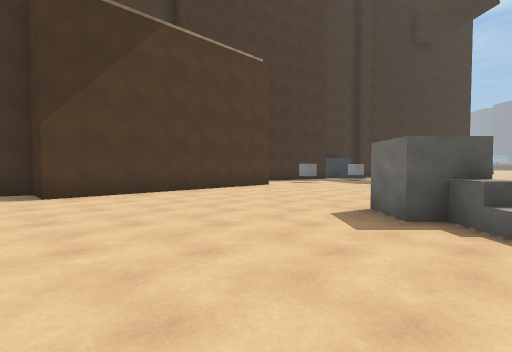
[1] (above)

16 first-person views from a walk through a Unity game level. The camera is 1.3 m above the floor, tilts 2° down and sees 85° across. The floor is counted in squares, 2 m on a side. Each view is taken from the middle of a square. On the plan, view 1 faces up. The plan holds only what a view shows up to about 9 squares ahead; the rest is blank. The place goes on beyond the plan. The player is left out. Some surface patterns are stand-ins.

[2]
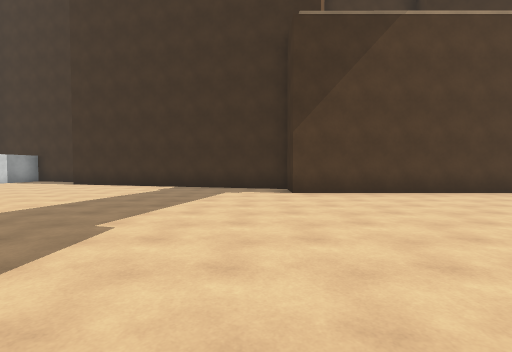

[3]
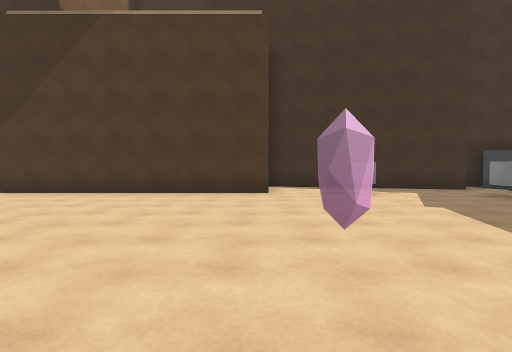

[4]
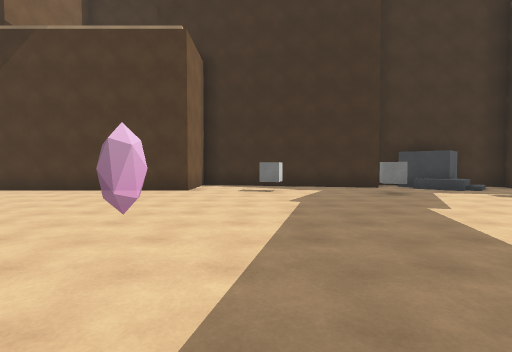

[5]
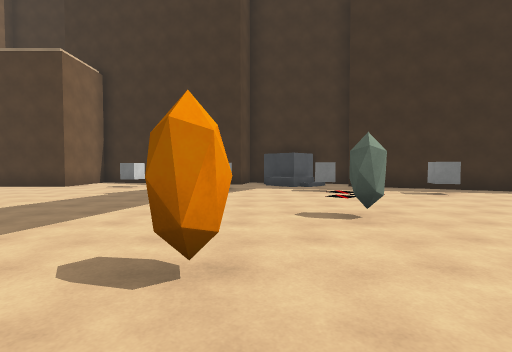

[6]
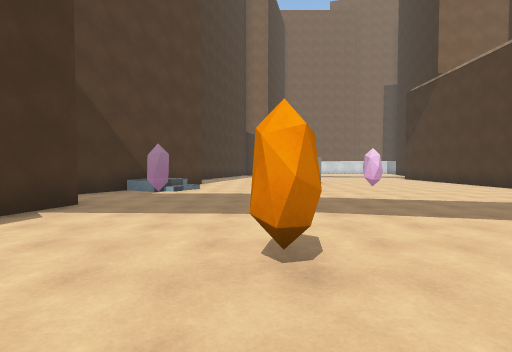

[7]
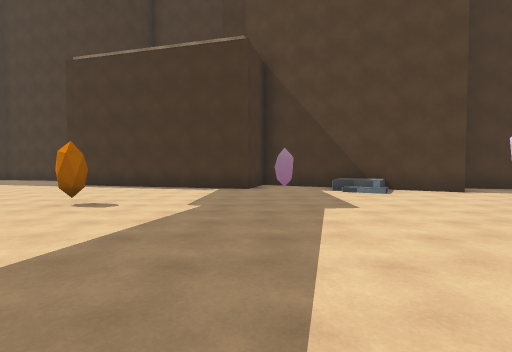

[8]
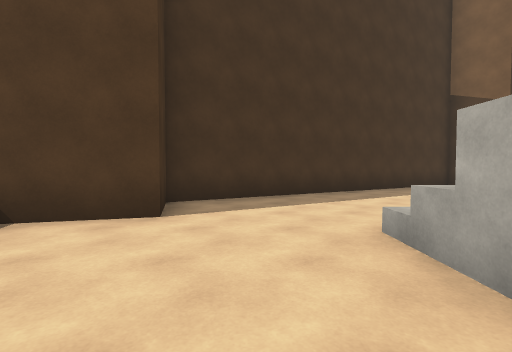

[9]
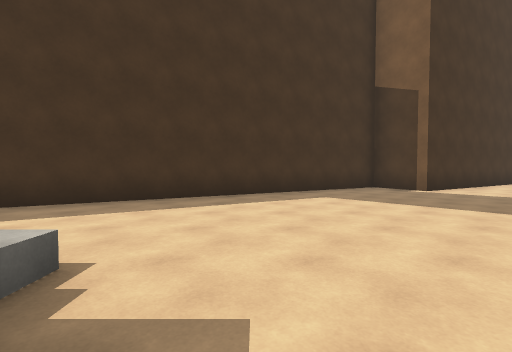

[10]
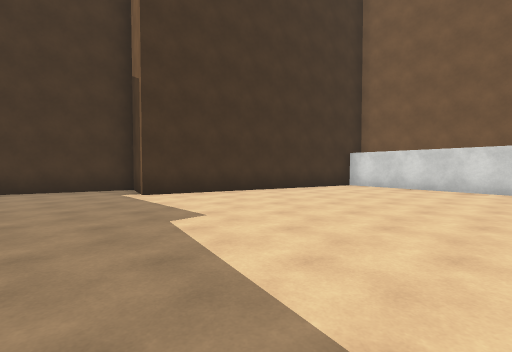

[11]
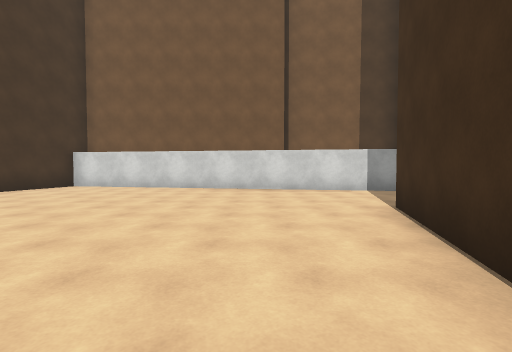

[12]
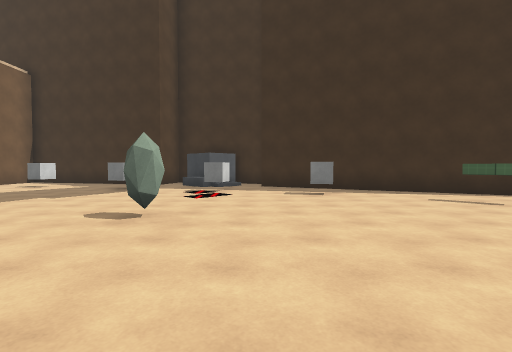

[13]
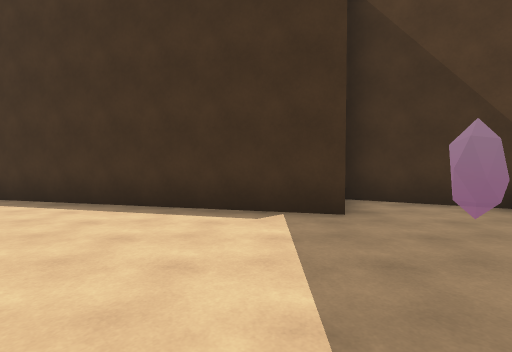

[14]
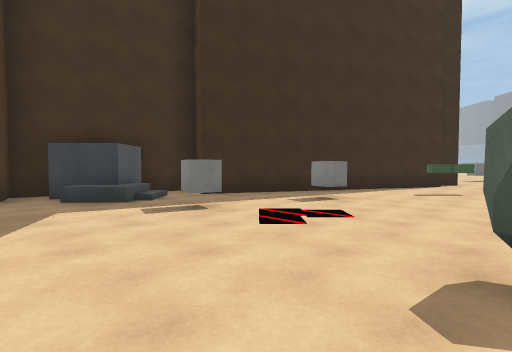

[15]
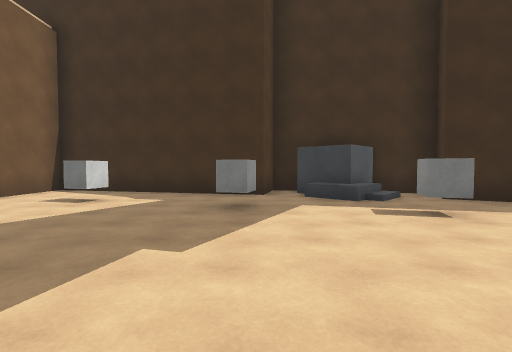

[16]
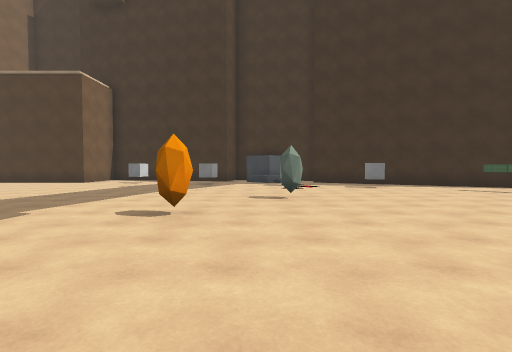

### Floor plan
Key: @ floor where view 1 was taken; # wall or solid block; . floor; / step, stairs or slope; O other object.
Columns run from 13 left of view 1 to 13 right of it. Each row starts with its distance up from view 1.
 19                          ##
 18                   ########.
 17                   #.##.....
 16                 ###/..O....
 15                 #. ........
 14               ###...O......
 13             ###...O..//....
 12             #.........##...
 11             #..O......##...
 10             ##.............
  9            ##..........O...
  8           ##...............
  7        ####................
  6       ##.#...............##
  5     ###.................##
  4   ###..........O.......##
  3  ##............OO.../O..#
  2 ....................#####
  1 ...................##
  0 .............@.....#
 -1 #................###
 -2 #..............###
 -3 ##...........###
 -4  ##.....###.##
 -5   #....######
 -6   ##.###
 -7    ###

Positions as (right, up) in squares from view 1, and headings:
1: (0, 0), facing up
2: (0, 0), facing up-left
3: (5, 5), facing up-left
4: (7, 6), facing up-left
5: (11, 8), facing up-left
6: (11, 10), facing down-left
7: (4, 10), facing down-right
8: (4, 5), facing down
9: (1, 4), facing down
10: (-6, 3), facing down
11: (-7, 4), facing down-left
12: (13, 10), facing up-left
13: (8, 8), facing down-right
14: (8, 10), facing up
15: (8, 10), facing up-left
16: (13, 7), facing up-left
